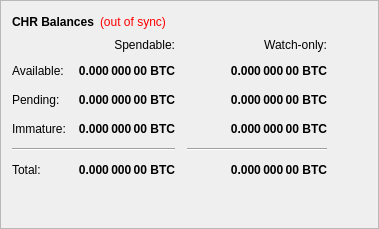
        <widget class="QFrame" name="frame">
         <property name="frameShape">
          <enum>QFrame::StyledPanel</enum>
         </property>
         <property name="frameShadow">
          <enum>QFrame::Raised</enum>
         </property>
         <layout class="QVBoxLayout" name="verticalLayout_4">
          <item>
           <layout class="QHBoxLayout" name="horizontalLayout_4">
            <item>
             <widget class="QLabel" name="label_5">
              <property name="font">
               <font>
                <weight>75</weight>
                <bold>true</bold>
               </font>
              </property>
              <property name="text">
               <string>CHR Balances</string>
              </property>
             </widget>
            </item>
            <item>
             <widget class="QLabel" name="labelWalletStatus">
              <property name="cursor">
               <cursorShape>WhatsThisCursor</cursorShape>
              </property>
              <property name="toolTip">
               <string>The displayed information may be out of date. Your wallet automatically synchronizes with the CHRX network after a connection is established, but this process has not completed yet.</string>
              </property>
              <property name="styleSheet">
               <string notr="true">QLabel { color: red; }</string>
              </property>
              <property name="text">
               <string notr="true">(out of sync)</string>
              </property>
              <property name="alignment">
               <set>Qt::AlignLeading|Qt::AlignLeft|Qt::AlignVCenter</set>
              </property>
             </widget>
            </item>
            <item>
             <spacer name="horizontalSpacer_3">
              <property name="orientation">
               <enum>Qt::Horizontal</enum>
              </property>
              <property name="sizeHint" stdset="0">
               <size>
                <width>40</width>
                <height>20</height>
               </size>
              </property>
             </spacer>
            </item>
           </layout>
          </item>
          <item>
           <layout class="QGridLayout" name="gridLayout">
            <property name="spacing">
             <number>12</number>
            </property>
            <item row="2" column="2">
             <widget class="QLabel" name="labelWatchPending">
              <property name="font">
               <font>
                <weight>75</weight>
                <bold>true</bold>
               </font>
              </property>
              <property name="cursor">
               <cursorShape>IBeamCursor</cursorShape>
              </property>
              <property name="toolTip">
               <string>Unconfirmed transactions to watch-only addresses</string>
              </property>
              <property name="text">
               <string notr="true">0.000 000 00 BTC</string>
              </property>
              <property name="alignment">
               <set>Qt::AlignRight|Qt::AlignTrailing|Qt::AlignVCenter</set>
              </property>
              <property name="textInteractionFlags">
               <set>Qt::LinksAccessibleByMouse|Qt::TextSelectableByKeyboard|Qt::TextSelectableByMouse</set>
              </property>
             </widget>
            </item>
            <item row="2" column="1">
             <widget class="QLabel" name="labelUnconfirmed">
              <property name="font">
               <font>
                <weight>75</weight>
                <bold>true</bold>
               </font>
              </property>
              <property name="cursor">
               <cursorShape>IBeamCursor</cursorShape>
              </property>
              <property name="toolTip">
               <string>Total of transactions that have yet to be confirmed, and do not yet count toward the spendable balance</string>
              </property>
              <property name="text">
               <string notr="true">0.000 000 00 BTC</string>
              </property>
              <property name="alignment">
               <set>Qt::AlignRight|Qt::AlignTrailing|Qt::AlignVCenter</set>
              </property>
              <property name="textInteractionFlags">
               <set>Qt::LinksAccessibleByMouse|Qt::TextSelectableByKeyboard|Qt::TextSelectableByMouse</set>
              </property>
             </widget>
            </item>
            <item row="3" column="2">
             <widget class="QLabel" name="labelWatchImmature">
              <property name="font">
               <font>
                <weight>75</weight>
                <bold>true</bold>
               </font>
              </property>
              <property name="cursor">
               <cursorShape>IBeamCursor</cursorShape>
              </property>
              <property name="toolTip">
               <string>Staked or masternode rewards in watch-only addresses that has not yet matured</string>
              </property>
              <property name="text">
               <string notr="true">0.000 000 00 BTC</string>
              </property>
              <property name="alignment">
               <set>Qt::AlignRight|Qt::AlignTrailing|Qt::AlignVCenter</set>
              </property>
              <property name="textInteractionFlags">
               <set>Qt::LinksAccessibleByMouse|Qt::TextSelectableByKeyboard|Qt::TextSelectableByMouse</set>
              </property>
             </widget>
            </item>
            <item row="4" column="0" colspan="2">
             <widget class="Line" name="lineSpendableBalance">
              <property name="orientation">
               <enum>Qt::Horizontal</enum>
              </property>
             </widget>
            </item>
            <item row="4" column="2">
             <widget class="Line" name="lineWatchBalance">
              <property name="sizePolicy">
               <sizepolicy hsizetype="Preferred" vsizetype="Fixed">
                <horstretch>0</horstretch>
                <verstretch>0</verstretch>
               </sizepolicy>
              </property>
              <property name="minimumSize">
               <size>
                <width>140</width>
                <height>0</height>
               </size>
              </property>
              <property name="orientation">
               <enum>Qt::Horizontal</enum>
              </property>
             </widget>
            </item>
            <item row="5" column="0">
             <widget class="QLabel" name="labelTotalText">
              <property name="text">
               <string>Total:</string>
              </property>
             </widget>
            </item>
            <item row="3" column="1">
             <widget class="QLabel" name="labelImmature">
              <property name="font">
               <font>
                <weight>75</weight>
                <bold>true</bold>
               </font>
              </property>
              <property name="cursor">
               <cursorShape>IBeamCursor</cursorShape>
              </property>
              <property name="toolTip">
               <string>Staked or masternode rewards that has not yet matured</string>
              </property>
              <property name="text">
               <string notr="true">0.000 000 00 BTC</string>
              </property>
              <property name="alignment">
               <set>Qt::AlignRight|Qt::AlignTrailing|Qt::AlignVCenter</set>
              </property>
              <property name="textInteractionFlags">
               <set>Qt::LinksAccessibleByMouse|Qt::TextSelectableByKeyboard|Qt::TextSelectableByMouse</set>
              </property>
             </widget>
            </item>
            <item row="2" column="3">
             <spacer name="horizontalSpacer_2">
              <property name="orientation">
               <enum>Qt::Horizontal</enum>
              </property>
              <property name="sizeHint" stdset="0">
               <size>
                <width>40</width>
                <height>20</height>
               </size>
              </property>
             </spacer>
            </item>
            <item row="3" column="0">
             <widget class="QLabel" name="labelImmatureText">
              <property name="text">
               <string>Immature:</string>
              </property>
             </widget>
            </item>
            <item row="5" column="1">
             <widget class="QLabel" name="labelTotal">
              <property name="font">
               <font>
                <weight>75</weight>
                <bold>true</bold>
               </font>
              </property>
              <property name="cursor">
               <cursorShape>IBeamCursor</cursorShape>
              </property>
              <property name="toolTip">
               <string>Your current total balance</string>
              </property>
              <property name="text">
               <string notr="true">0.000 000 00 BTC</string>
              </property>
              <property name="alignment">
               <set>Qt::AlignRight|Qt::AlignTrailing|Qt::AlignVCenter</set>
              </property>
              <property name="textInteractionFlags">
               <set>Qt::LinksAccessibleByMouse|Qt::TextSelectableByKeyboard|Qt::TextSelectableByMouse</set>
              </property>
             </widget>
            </item>
            <item row="5" column="2">
             <widget class="QLabel" name="labelWatchTotal">
              <property name="font">
               <font>
                <weight>75</weight>
                <bold>true</bold>
               </font>
              </property>
              <property name="cursor">
               <cursorShape>IBeamCursor</cursorShape>
              </property>
              <property name="toolTip">
               <string>Current total balance in watch-only addresses</string>
              </property>
              <property name="text">
               <string notr="true">0.000 000 00 BTC</string>
              </property>
              <property name="alignment">
               <set>Qt::AlignRight|Qt::AlignTrailing|Qt::AlignVCenter</set>
              </property>
              <property name="textInteractionFlags">
               <set>Qt::LinksAccessibleByMouse|Qt::TextSelectableByKeyboard|Qt::TextSelectableByMouse</set>
              </property>
             </widget>
            </item>
            <item row="0" column="2">
             <widget class="QLabel" name="labelWatchonly">
              <property name="text">
               <string>Watch-only:</string>
              </property>
              <property name="alignment">
               <set>Qt::AlignRight|Qt::AlignTrailing|Qt::AlignVCenter</set>
              </property>
             </widget>
            </item>
            <item row="1" column="0">
             <widget class="QLabel" name="labelBalanceText">
              <property name="text">
               <string>Available:</string>
              </property>
             </widget>
            </item>
            <item row="1" column="1">
             <widget class="QLabel" name="labelBalance">
              <property name="font">
               <font>
                <weight>75</weight>
                <bold>true</bold>
               </font>
              </property>
              <property name="cursor">
               <cursorShape>IBeamCursor</cursorShape>
              </property>
              <property name="toolTip">
               <string>Your current spendable balance</string>
              </property>
              <property name="text">
               <string notr="true">0.000 000 00 BTC</string>
              </property>
              <property name="alignment">
               <set>Qt::AlignRight|Qt::AlignTrailing|Qt::AlignVCenter</set>
              </property>
              <property name="textInteractionFlags">
               <set>Qt::LinksAccessibleByMouse|Qt::TextSelectableByKeyboard|Qt::TextSelectableByMouse</set>
              </property>
             </widget>
            </item>
            <item row="1" column="2">
             <widget class="QLabel" name="labelWatchAvailable">
              <property name="font">
               <font>
                <weight>75</weight>
                <bold>true</bold>
               </font>
              </property>
              <property name="cursor">
               <cursorShape>IBeamCursor</cursorShape>
              </property>
              <property name="toolTip">
               <string>Your current balance in watch-only addresses</string>
              </property>
              <property name="text">
               <string notr="true">0.000 000 00 BTC</string>
              </property>
              <property name="alignment">
               <set>Qt::AlignRight|Qt::AlignTrailing|Qt::AlignVCenter</set>
              </property>
              <property name="textInteractionFlags">
               <set>Qt::LinksAccessibleByMouse|Qt::TextSelectableByKeyboard|Qt::TextSelectableByMouse</set>
              </property>
             </widget>
            </item>
            <item row="2" column="0">
             <widget class="QLabel" name="labelPendingText">
              <property name="text">
               <string>Pending:</string>
              </property>
             </widget>
            </item>
            <item row="0" column="1">
             <widget class="QLabel" name="labelSpendable">
              <property name="text">
               <string>Spendable:</string>
              </property>
              <property name="alignment">
               <set>Qt::AlignRight|Qt::AlignTrailing|Qt::AlignVCenter</set>
              </property>
             </widget>
            </item>
           </layout>
          </item>
          <item>
           <spacer name="verticalSpacer">
            <property name="orientation">
             <enum>Qt::Vertical</enum>
            </property>
            <property name="sizeHint" stdset="0">
             <size>
              <width>20</width>
              <height>40</height>
             </size>
            </property>
           </spacer>
          </item>
         </layout>
        </widget>
